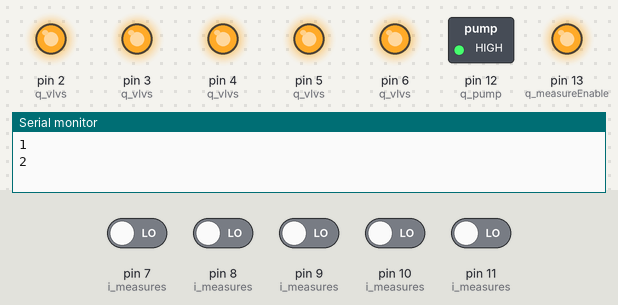
A sketch run on a simulated Arduino Uno, built with avr-gcc and run on an emulated ATmega328P. On the bench: switched loads named in the sketch (green lamp = pin HIGH), output pins drawn as LEDs (lit = HIGH), the last lines printed to the serial monitor. The inputs (shaded band) are chosen by the test bench; at power-on: pin 7 (i_measures), pin 8 (i_measures), pin 9 (i_measures), pin 10 (i_measures), pin 11 (i_measures) LOW.

Above: at 0.1 s.
At 1.1 s:
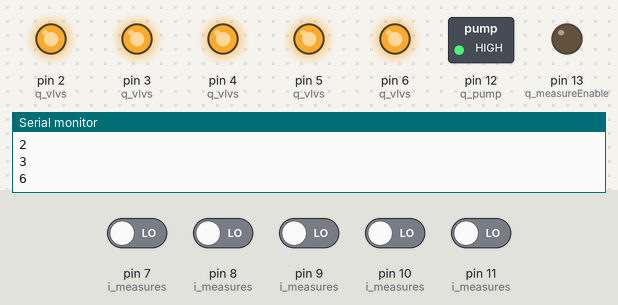
Timing chart, 0 to 2.6 s (numbered marks = the images above):
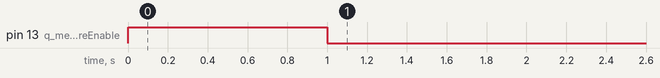

Measured:
- by itself, pin 13 (q_measureEnable): LOW → HIGH at 0.00 s, → LOW 1.0 s later

The sketch:

IrrigationSystem.ino
```cpp
#include "src/State.hpp"
#include "src/OnDelayTimer.hpp"

#pragma region global vars

const int COUNT = 5;

State state = State::NONE;
State lastState = State::NONE;
OnDelayTimer ton;

const int q_measureEnable = 13;
const int q_pump = 12;

const int q_vlv1 = 2;
const int q_vlv2 = 3;
const int q_vlv3 = 4;
const int q_vlv4 = 5;
const int q_vlv5 = 6;
const int q_vlvs[COUNT] = {q_vlv1, q_vlv2, q_vlv3, q_vlv4, q_vlv5};

const int i_measure1 = 11;
const int i_measure2 = 10;
const int i_measure3 = 9;
const int i_measure4 = 8;
const int i_measure5 = 7;
const int i_measures[COUNT] = {i_measure1, i_measure2, i_measure3, i_measure4, i_measure5};

int irrigationMask[COUNT] = {LOW};

#pragma endregion

#pragma region Arduino functions

void setup()
{
    pinMode(q_measureEnable, OUTPUT);
    pinMode(q_pump, OUTPUT);

    for (int pin : q_vlvs)
        pinMode(pin, OUTPUT);

    for (int pin : i_measures)
        pinMode(pin, INPUT);

    // close valves; turn off pump (note: relay closes contact on LOW)
    for (int pin : q_vlvs)
        digitalWrite(pin, HIGH);

    digitalWrite(q_pump, HIGH);

    state = State::INIT;
    Serial.begin(9600);
}

void loop()
{
    // output debug info
    if (state != lastState)
    {
        Serial.println(state);
        lastState = state;
    }

    // state machine
    switch (state)
    {
    // SENSORS ON
    case State::INIT:
    { // measuring corrodes the contacts -> only activate when needed
        digitalWrite(q_measureEnable, HIGH);
        state = State::AWAIT_MEASUREMENT;
        break;
    }

    // DELAY BEFORE TAKING MEASUREMENT
    case State::AWAIT_MEASUREMENT:
    {
        if (ton.IsElapsed(1000))
        {
            state = State::MEASURING;
            ton.Reset();
        }
        break;
    }

    // STORE MEASUREMENTS, STOP SENSORS
    case State::MEASURING:
    {
        bool anyDry = false;
        for (int i = 0; i < COUNT; i++)
        {
            // HIGH = too dry; LOW = moisture OK
            int sensVal = digitalRead(i_measures[i]);
            irrigationMask[i] = sensVal;
            if (sensVal == HIGH)
                anyDry = true;
        }

        if (anyDry)
            state = State::START_IRRIGATION;
        else
            state = State::WAITING;

        digitalWrite(q_measureEnable, LOW);
        break;
    }

    // PUMP ON, NECESSARY VALVES OPEN
    case State::START_IRRIGATION:
    {
        digitalWrite(q_pump, LOW);
        for (int i = 0; i < COUNT; i++)
            // open any valve (LOW) whose sensor reports "too dry" (HIGH)
            digitalWrite(q_vlvs[i], invert(irrigationMask[i]));
        state = State::IRRIGATING;
        break;
    }

    // STOP AFTER PUMPING FOR 5 s
    case State::IRRIGATING:
    {
        if (ton.IsElapsed(5000))
        {
            digitalWrite(q_pump, HIGH);
            for (int pin : q_vlvs)
                digitalWrite(pin, HIGH);

            state = State::WAITING;
            ton.Reset();
        }
        break;
    }

    // MEASURE AGAIN AFTER 10 MINUTES (600.000 ms)
    case State::WAITING:
    {
        if (ton.IsElapsed(600000))
        {
            state = State::INIT;
            ton.Reset();
        }
        break;
    }

    default:
        break;
    }
}

#pragma endregion

#pragma region local functions

int invert(int signal)
{
    if (signal == HIGH)
        return LOW;
    else if (signal == LOW)
        return HIGH;
    else
        return -1;
}

#pragma endregion
```

OnDelayTimer.cpp
```cpp
#include "OnDelayTimer.hpp"
#include "Arduino.h"

OnDelayTimer::OnDelayTimer()
{
}

OnDelayTimer::~OnDelayTimer()
{
}

bool OnDelayTimer::IsElapsed(unsigned long ms)
{
    if (OnDelayTimer::currentDelta != ms)
    {
        OnDelayTimer::currentDelta = ms;
        OnDelayTimer::endMillis = ms + millis();
    }

    return millis() >= OnDelayTimer::endMillis;
}

void OnDelayTimer::Reset()
{
    OnDelayTimer::currentDelta = -1;
}
```

OnDelayTimer.hpp
```cpp
#ifndef ONDELAYTIMER_HPP
#define ONDELAYTIMER_HPP

class OnDelayTimer
{
private:
    unsigned long currentDelta;
    unsigned long endMillis;

public:
    OnDelayTimer();
    ~OnDelayTimer();

    /// @brief Check whether the specified time delta has elapsed. If the delta changes, the timer restarts.
    /// @param ms The time delta to wait for.
    /// @return True, if the specified delta has elapsed.
    bool IsElapsed(unsigned long ms);

    /// @brief Resets the time delta.
    void Reset();
};

#endif // ONDELAYTIMER_HPP
```

State.hpp
```cpp
#ifndef STATE_HPP
#define STATE_HPP

enum State {
    NONE = 0,
    INIT = 1,
    AWAIT_MEASUREMENT = 2,
    MEASURING = 3,
    START_IRRIGATION = 4,
    IRRIGATING = 5,
    WAITING = 6
};

#endif // STATE_HPP
```
